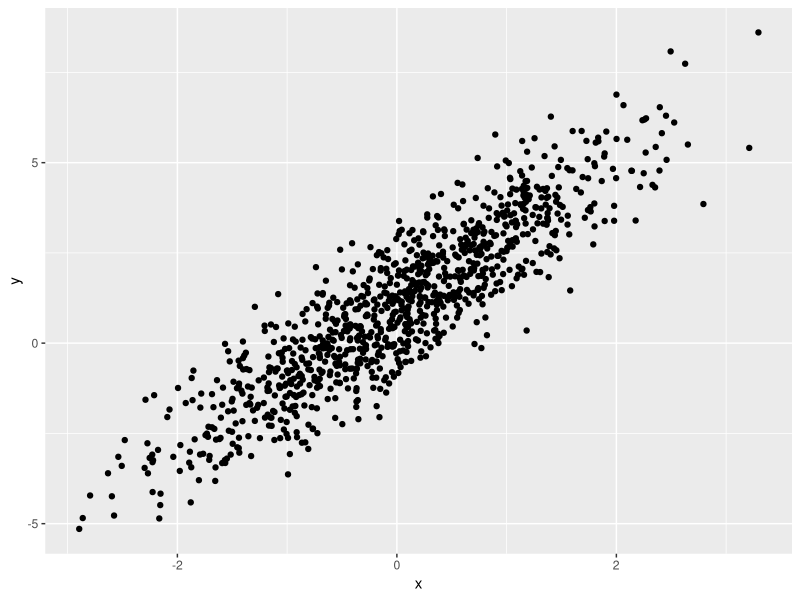
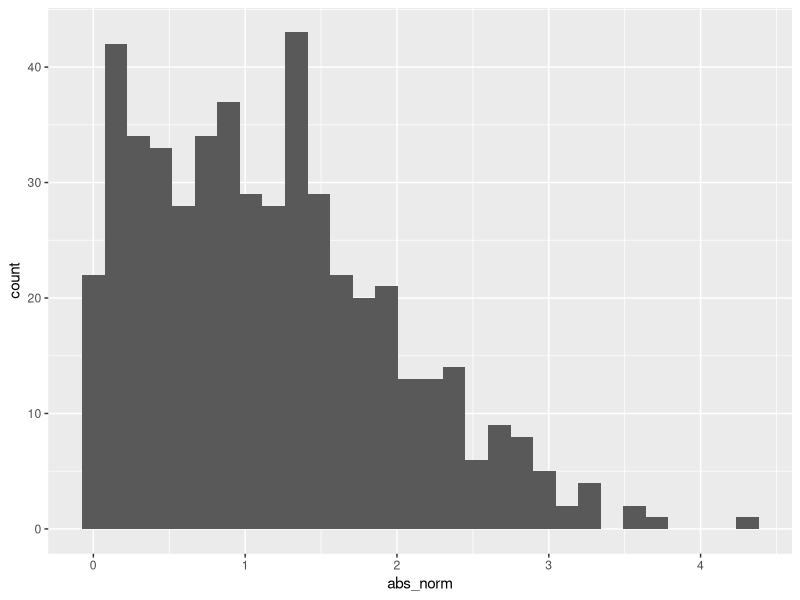

These figures' R source, in order:
## ---- chunk 1
library(tidyverse)
## ---- chunk 2
samp = rnorm(100)
length(samp)
## ---- chunk 3
plot_df = 
  tibble(
    x = rnorm(n = 1000),
    y = 1 + 2 * x + rnorm(n = 1000)
  )

ggplot(plot_df, aes(x=x, y=y)) + geom_point()
## ---- chunk 4
la_df = 
  tibble(
    norm = rnorm(n = 500, mean = 1),
    logical = norm > 0,
    abs_norm = abs(norm))


ggplot(la_df, aes(x = abs_norm)) + geom_histogram()
